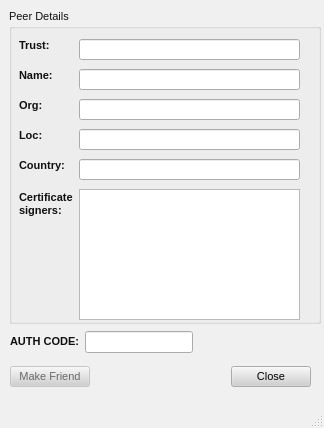
<ui version="4.0" >
 <class>ConnectDialog</class>
 <widget class="QMainWindow" name="ConnectDialog" >
  <property name="geometry" >
   <rect>
    <x>0</x>
    <y>0</y>
    <width>324</width>
    <height>428</height>
   </rect>
  </property>
  <property name="palette" >
   <palette>
    <active>
     <colorrole role="WindowText" >
      <brush brushstyle="SolidPattern" >
       <color alpha="255" >
        <red>16</red>
        <green>16</green>
        <blue>16</blue>
       </color>
      </brush>
     </colorrole>
     <colorrole role="Button" >
      <brush brushstyle="SolidPattern" >
       <color alpha="255" >
        <red>208</red>
        <green>208</green>
        <blue>208</blue>
       </color>
      </brush>
     </colorrole>
     <colorrole role="Light" >
      <brush brushstyle="SolidPattern" >
       <color alpha="255" >
        <red>255</red>
        <green>255</green>
        <blue>255</blue>
       </color>
      </brush>
     </colorrole>
     <colorrole role="Midlight" >
      <brush brushstyle="SolidPattern" >
       <color alpha="255" >
        <red>247</red>
        <green>247</green>
        <blue>247</blue>
       </color>
      </brush>
     </colorrole>
     <colorrole role="Dark" >
      <brush brushstyle="SolidPattern" >
       <color alpha="255" >
        <red>104</red>
        <green>104</green>
        <blue>104</blue>
       </color>
      </brush>
     </colorrole>
     <colorrole role="Mid" >
      <brush brushstyle="SolidPattern" >
       <color alpha="255" >
        <red>160</red>
        <green>160</green>
        <blue>160</blue>
       </color>
      </brush>
     </colorrole>
     <colorrole role="Text" >
      <brush brushstyle="SolidPattern" >
       <color alpha="255" >
        <red>0</red>
        <green>0</green>
        <blue>0</blue>
       </color>
      </brush>
     </colorrole>
     <colorrole role="BrightText" >
      <brush brushstyle="SolidPattern" >
       <color alpha="255" >
        <red>255</red>
        <green>255</green>
        <blue>255</blue>
       </color>
      </brush>
     </colorrole>
     <colorrole role="ButtonText" >
      <brush brushstyle="SolidPattern" >
       <color alpha="255" >
        <red>0</red>
        <green>0</green>
        <blue>0</blue>
       </color>
      </brush>
     </colorrole>
     <colorrole role="Base" >
      <brush brushstyle="SolidPattern" >
       <color alpha="255" >
        <red>255</red>
        <green>255</green>
        <blue>255</blue>
       </color>
      </brush>
     </colorrole>
     <colorrole role="Window" >
      <brush brushstyle="SolidPattern" >
       <color alpha="255" >
        <red>240</red>
        <green>240</green>
        <blue>240</blue>
       </color>
      </brush>
     </colorrole>
     <colorrole role="Shadow" >
      <brush brushstyle="SolidPattern" >
       <color alpha="255" >
        <red>0</red>
        <green>0</green>
        <blue>0</blue>
       </color>
      </brush>
     </colorrole>
     <colorrole role="Highlight" >
      <brush brushstyle="SolidPattern" >
       <color alpha="255" >
        <red>0</red>
        <green>0</green>
        <blue>0</blue>
       </color>
      </brush>
     </colorrole>
     <colorrole role="HighlightedText" >
      <brush brushstyle="SolidPattern" >
       <color alpha="255" >
        <red>255</red>
        <green>255</green>
        <blue>255</blue>
       </color>
      </brush>
     </colorrole>
     <colorrole role="Link" >
      <brush brushstyle="SolidPattern" >
       <color alpha="255" >
        <red>0</red>
        <green>0</green>
        <blue>255</blue>
       </color>
      </brush>
     </colorrole>
     <colorrole role="LinkVisited" >
      <brush brushstyle="SolidPattern" >
       <color alpha="255" >
        <red>255</red>
        <green>0</green>
        <blue>255</blue>
       </color>
      </brush>
     </colorrole>
     <colorrole role="AlternateBase" >
      <brush brushstyle="SolidPattern" >
       <color alpha="255" >
        <red>247</red>
        <green>247</green>
        <blue>247</blue>
       </color>
      </brush>
     </colorrole>
    </active>
    <inactive>
     <colorrole role="WindowText" >
      <brush brushstyle="SolidPattern" >
       <color alpha="255" >
        <red>16</red>
        <green>16</green>
        <blue>16</blue>
       </color>
      </brush>
     </colorrole>
     <colorrole role="Button" >
      <brush brushstyle="SolidPattern" >
       <color alpha="255" >
        <red>208</red>
        <green>208</green>
        <blue>208</blue>
       </color>
      </brush>
     </colorrole>
     <colorrole role="Light" >
      <brush brushstyle="SolidPattern" >
       <color alpha="255" >
        <red>255</red>
        <green>255</green>
        <blue>255</blue>
       </color>
      </brush>
     </colorrole>
     <colorrole role="Midlight" >
      <brush brushstyle="SolidPattern" >
       <color alpha="255" >
        <red>247</red>
        <green>247</green>
        <blue>247</blue>
       </color>
      </brush>
     </colorrole>
     <colorrole role="Dark" >
      <brush brushstyle="SolidPattern" >
       <color alpha="255" >
        <red>104</red>
        <green>104</green>
        <blue>104</blue>
       </color>
      </brush>
     </colorrole>
     <colorrole role="Mid" >
      <brush brushstyle="SolidPattern" >
       <color alpha="255" >
        <red>160</red>
        <green>160</green>
        <blue>160</blue>
       </color>
      </brush>
     </colorrole>
     <colorrole role="Text" >
      <brush brushstyle="SolidPattern" >
       <color alpha="255" >
        <red>0</red>
        <green>0</green>
        <blue>0</blue>
       </color>
      </brush>
     </colorrole>
     <colorrole role="BrightText" >
      <brush brushstyle="SolidPattern" >
       <color alpha="255" >
        <red>255</red>
        <green>255</green>
        <blue>255</blue>
       </color>
      </brush>
     </colorrole>
     <colorrole role="ButtonText" >
      <brush brushstyle="SolidPattern" >
       <color alpha="255" >
        <red>0</red>
        <green>0</green>
        <blue>0</blue>
       </color>
      </brush>
     </colorrole>
     <colorrole role="Base" >
      <brush brushstyle="SolidPattern" >
       <color alpha="255" >
        <red>255</red>
        <green>255</green>
        <blue>255</blue>
       </color>
      </brush>
     </colorrole>
     <colorrole role="Window" >
      <brush brushstyle="SolidPattern" >
       <color alpha="255" >
        <red>240</red>
        <green>240</green>
        <blue>240</blue>
       </color>
      </brush>
     </colorrole>
     <colorrole role="Shadow" >
      <brush brushstyle="SolidPattern" >
       <color alpha="255" >
        <red>0</red>
        <green>0</green>
        <blue>0</blue>
       </color>
      </brush>
     </colorrole>
     <colorrole role="Highlight" >
      <brush brushstyle="SolidPattern" >
       <color alpha="255" >
        <red>0</red>
        <green>0</green>
        <blue>0</blue>
       </color>
      </brush>
     </colorrole>
     <colorrole role="HighlightedText" >
      <brush brushstyle="SolidPattern" >
       <color alpha="255" >
        <red>255</red>
        <green>255</green>
        <blue>255</blue>
       </color>
      </brush>
     </colorrole>
     <colorrole role="Link" >
      <brush brushstyle="SolidPattern" >
       <color alpha="255" >
        <red>0</red>
        <green>0</green>
        <blue>255</blue>
       </color>
      </brush>
     </colorrole>
     <colorrole role="LinkVisited" >
      <brush brushstyle="SolidPattern" >
       <color alpha="255" >
        <red>255</red>
        <green>0</green>
        <blue>255</blue>
       </color>
      </brush>
     </colorrole>
     <colorrole role="AlternateBase" >
      <brush brushstyle="SolidPattern" >
       <color alpha="255" >
        <red>247</red>
        <green>247</green>
        <blue>247</blue>
       </color>
      </brush>
     </colorrole>
    </inactive>
    <disabled>
     <colorrole role="WindowText" >
      <brush brushstyle="SolidPattern" >
       <color alpha="255" >
        <red>104</red>
        <green>104</green>
        <blue>104</blue>
       </color>
      </brush>
     </colorrole>
     <colorrole role="Button" >
      <brush brushstyle="SolidPattern" >
       <color alpha="255" >
        <red>208</red>
        <green>208</green>
        <blue>208</blue>
       </color>
      </brush>
     </colorrole>
     <colorrole role="Light" >
      <brush brushstyle="SolidPattern" >
       <color alpha="255" >
        <red>255</red>
        <green>255</green>
        <blue>255</blue>
       </color>
      </brush>
     </colorrole>
     <colorrole role="Midlight" >
      <brush brushstyle="SolidPattern" >
       <color alpha="255" >
        <red>247</red>
        <green>247</green>
        <blue>247</blue>
       </color>
      </brush>
     </colorrole>
     <colorrole role="Dark" >
      <brush brushstyle="SolidPattern" >
       <color alpha="255" >
        <red>104</red>
        <green>104</green>
        <blue>104</blue>
       </color>
      </brush>
     </colorrole>
     <colorrole role="Mid" >
      <brush brushstyle="SolidPattern" >
       <color alpha="255" >
        <red>160</red>
        <green>160</green>
        <blue>160</blue>
       </color>
      </brush>
     </colorrole>
     <colorrole role="Text" >
      <brush brushstyle="SolidPattern" >
       <color alpha="255" >
        <red>104</red>
        <green>104</green>
        <blue>104</blue>
       </color>
      </brush>
     </colorrole>
     <colorrole role="BrightText" >
      <brush brushstyle="SolidPattern" >
       <color alpha="255" >
        <red>255</red>
        <green>255</green>
        <blue>255</blue>
       </color>
      </brush>
     </colorrole>
     <colorrole role="ButtonText" >
      <brush brushstyle="SolidPattern" >
       <color alpha="255" >
        <red>104</red>
        <green>104</green>
        <blue>104</blue>
       </color>
      </brush>
     </colorrole>
     <colorrole role="Base" >
      <brush brushstyle="SolidPattern" >
       <color alpha="255" >
        <red>240</red>
        <green>240</green>
        <blue>240</blue>
       </color>
      </brush>
     </colorrole>
     <colorrole role="Window" >
      <brush brushstyle="SolidPattern" >
       <color alpha="255" >
        <red>240</red>
        <green>240</green>
        <blue>240</blue>
       </color>
      </brush>
     </colorrole>
     <colorrole role="Shadow" >
      <brush brushstyle="SolidPattern" >
       <color alpha="255" >
        <red>0</red>
        <green>0</green>
        <blue>0</blue>
       </color>
      </brush>
     </colorrole>
     <colorrole role="Highlight" >
      <brush brushstyle="SolidPattern" >
       <color alpha="255" >
        <red>0</red>
        <green>0</green>
        <blue>0</blue>
       </color>
      </brush>
     </colorrole>
     <colorrole role="HighlightedText" >
      <brush brushstyle="SolidPattern" >
       <color alpha="255" >
        <red>255</red>
        <green>255</green>
        <blue>255</blue>
       </color>
      </brush>
     </colorrole>
     <colorrole role="Link" >
      <brush brushstyle="SolidPattern" >
       <color alpha="255" >
        <red>0</red>
        <green>0</green>
        <blue>255</blue>
       </color>
      </brush>
     </colorrole>
     <colorrole role="LinkVisited" >
      <brush brushstyle="SolidPattern" >
       <color alpha="255" >
        <red>255</red>
        <green>0</green>
        <blue>255</blue>
       </color>
      </brush>
     </colorrole>
     <colorrole role="AlternateBase" >
      <brush brushstyle="SolidPattern" >
       <color alpha="255" >
        <red>247</red>
        <green>247</green>
        <blue>247</blue>
       </color>
      </brush>
     </colorrole>
    </disabled>
   </palette>
  </property>
  <property name="font" >
   <font>
    <family>Arial</family>
    <pointsize>8</pointsize>
    <weight>50</weight>
    <italic>false</italic>
    <bold>false</bold>
    <underline>false</underline>
    <strikeout>false</strikeout>
   </font>
  </property>
  <property name="contextMenuPolicy" >
   <enum>Qt::NoContextMenu</enum>
  </property>
  <property name="windowTitle" >
   <string>Peer Details</string>
  </property>
  <property name="windowIcon" >
   <iconset/>
  </property>
  <widget class="QWidget" name="centralwidget" >
   <widget class="QWidget" name="layoutWidget_2" >
    <property name="geometry" >
     <rect>
      <x>10</x>
      <y>330</y>
      <width>301</width>
      <height>25</height>
     </rect>
    </property>
    <layout class="QGridLayout" >
     <property name="margin" >
      <number>0</number>
     </property>
     <property name="spacing" >
      <number>6</number>
     </property>
     <item row="0" column="0" >
      <widget class="QLabel" name="label_7" >
       <property name="text" >
        <string>&lt;html>&lt;head>&lt;meta name="qrichtext" content="1" />&lt;style type="text/css">
p, li { white-space: pre-wrap; }
&lt;/style>&lt;/head>&lt;body style=" font-family:'MS Shell Dlg 2'; font-size:8.25pt; font-weight:400; font-style:normal; text-decoration:none;">
&lt;p style=" margin-top:0px; margin-bottom:0px; margin-left:0px; margin-right:0px; -qt-block-indent:0; text-indent:0px;">&lt;span style=" font-size:8pt; font-weight:600;">AUTH CODE:&lt;/span>&lt;/p>&lt;/body>&lt;/html></string>
       </property>
      </widget>
     </item>
     <item row="0" column="1" >
      <widget class="QLineEdit" name="Ledit_name" >
       <property name="sizePolicy" >
        <sizepolicy>
         <hsizetype>0</hsizetype>
         <vsizetype>0</vsizetype>
         <horstretch>0</horstretch>
         <verstretch>0</verstretch>
        </sizepolicy>
       </property>
      </widget>
     </item>
     <item row="0" column="2" >
      <spacer>
       <property name="orientation" >
        <enum>Qt::Horizontal</enum>
       </property>
       <property name="sizeType" >
        <enum>QSizePolicy::Expanding</enum>
       </property>
       <property name="sizeHint" >
        <size>
         <width>40</width>
         <height>20</height>
        </size>
       </property>
      </spacer>
     </item>
    </layout>
   </widget>
   <widget class="QWidget" name="layoutWidget" >
    <property name="geometry" >
     <rect>
      <x>10</x>
      <y>360</y>
      <width>301</width>
      <height>33</height>
     </rect>
    </property>
    <layout class="QHBoxLayout" >
     <property name="margin" >
      <number>0</number>
     </property>
     <property name="spacing" >
      <number>6</number>
     </property>
     <item>
      <widget class="QPushButton" name="okButton" >
       <property name="enabled" >
        <bool>false</bool>
       </property>
       <property name="minimumSize" >
        <size>
         <width>77</width>
         <height>0</height>
        </size>
       </property>
       <property name="text" >
        <string>Make Friend</string>
       </property>
      </widget>
     </item>
     <item>
      <spacer>
       <property name="orientation" >
        <enum>Qt::Horizontal</enum>
       </property>
       <property name="sizeHint" >
        <size>
         <width>131</width>
         <height>31</height>
        </size>
       </property>
      </spacer>
     </item>
     <item>
      <widget class="QPushButton" name="cancelButton" >
       <property name="minimumSize" >
        <size>
         <width>77</width>
         <height>0</height>
        </size>
       </property>
       <property name="text" >
        <string>Close</string>
       </property>
      </widget>
     </item>
    </layout>
   </widget>
   <widget class="QGroupBox" name="groupBox" >
    <property name="geometry" >
     <rect>
      <x>9</x>
      <y>9</y>
      <width>312</width>
      <height>315</height>
     </rect>
    </property>
    <property name="title" >
     <string>Peer Details</string>
    </property>
    <widget class="QLabel" name="label_5" >
     <property name="geometry" >
      <rect>
       <x>10</x>
       <y>150</y>
       <width>46</width>
       <height>14</height>
      </rect>
     </property>
     <property name="text" >
      <string>&lt;html>&lt;head>&lt;meta name="qrichtext" content="1" />&lt;style type="text/css">
p, li { white-space: pre-wrap; }
&lt;/style>&lt;/head>&lt;body style=" font-family:'Arial'; font-size:8pt; font-weight:400; font-style:normal; text-decoration:none;">
&lt;p style=" margin-top:0px; margin-bottom:0px; margin-left:0px; margin-right:0px; -qt-block-indent:0; text-indent:0px;">&lt;span style=" font-weight:600;">Country:&lt;/span>&lt;/p>&lt;/body>&lt;/html></string>
     </property>
    </widget>
    <widget class="QLabel" name="label_3" >
     <property name="geometry" >
      <rect>
       <x>10</x>
       <y>90</y>
       <width>46</width>
       <height>14</height>
      </rect>
     </property>
     <property name="text" >
      <string>&lt;html>&lt;head>&lt;meta name="qrichtext" content="1" />&lt;style type="text/css">
p, li { white-space: pre-wrap; }
&lt;/style>&lt;/head>&lt;body style=" font-family:'Arial'; font-size:8pt; font-weight:400; font-style:normal; text-decoration:none;">
&lt;p style=" margin-top:0px; margin-bottom:0px; margin-left:0px; margin-right:0px; -qt-block-indent:0; text-indent:0px;">&lt;span style=" font-weight:600;">Org:&lt;/span>&lt;/p>&lt;/body>&lt;/html></string>
     </property>
    </widget>
    <widget class="QLabel" name="label_2" >
     <property name="geometry" >
      <rect>
       <x>10</x>
       <y>60</y>
       <width>46</width>
       <height>14</height>
      </rect>
     </property>
     <property name="text" >
      <string>&lt;html>&lt;head>&lt;meta name="qrichtext" content="1" />&lt;style type="text/css">
p, li { white-space: pre-wrap; }
&lt;/style>&lt;/head>&lt;body style=" font-family:'Arial'; font-size:8pt; font-weight:400; font-style:normal; text-decoration:none;">
&lt;p style=" margin-top:0px; margin-bottom:0px; margin-left:0px; margin-right:0px; -qt-block-indent:0; text-indent:0px;">&lt;span style=" font-weight:600;">Name:&lt;/span>&lt;/p>&lt;/body>&lt;/html></string>
     </property>
    </widget>
    <widget class="QLabel" name="label" >
     <property name="geometry" >
      <rect>
       <x>10</x>
       <y>30</y>
       <width>46</width>
       <height>14</height>
      </rect>
     </property>
     <property name="text" >
      <string>&lt;html>&lt;head>&lt;meta name="qrichtext" content="1" />&lt;style type="text/css">
p, li { white-space: pre-wrap; }
&lt;/style>&lt;/head>&lt;body style=" font-family:'Arial'; font-size:8pt; font-weight:400; font-style:normal; text-decoration:none;">
&lt;p style=" margin-top:0px; margin-bottom:0px; margin-left:0px; margin-right:0px; -qt-block-indent:0; text-indent:0px;">&lt;span style=" font-weight:600;">Trust:&lt;/span>&lt;/p>&lt;/body>&lt;/html></string>
     </property>
    </widget>
    <widget class="QLabel" name="label_4" >
     <property name="geometry" >
      <rect>
       <x>10</x>
       <y>120</y>
       <width>46</width>
       <height>14</height>
      </rect>
     </property>
     <property name="text" >
      <string>&lt;html>&lt;head>&lt;meta name="qrichtext" content="1" />&lt;style type="text/css">
p, li { white-space: pre-wrap; }
&lt;/style>&lt;/head>&lt;body style=" font-family:'Arial'; font-size:8pt; font-weight:400; font-style:normal; text-decoration:none;">
&lt;p style=" margin-top:0px; margin-bottom:0px; margin-left:0px; margin-right:0px; -qt-block-indent:0; text-indent:0px;">&lt;span style=" font-weight:600;">Loc:&lt;/span>&lt;/p>&lt;/body>&lt;/html></string>
     </property>
    </widget>
    <widget class="QLabel" name="label_6" >
     <property name="geometry" >
      <rect>
       <x>10</x>
       <y>180</y>
       <width>57</width>
       <height>31</height>
      </rect>
     </property>
     <property name="text" >
      <string>&lt;html>&lt;head>&lt;meta name="qrichtext" content="1" />&lt;style type="text/css">
p, li { white-space: pre-wrap; }
&lt;/style>&lt;/head>&lt;body style=" font-family:'Arial'; font-size:8pt; font-weight:400; font-style:normal; text-decoration:none;">
&lt;p style=" margin-top:0px; margin-bottom:0px; margin-left:0px; margin-right:0px; -qt-block-indent:0; text-indent:0px;">&lt;span style=" font-weight:600;">Certificate&lt;/span>&lt;/p>
&lt;p style=" margin-top:0px; margin-bottom:0px; margin-left:0px; margin-right:0px; -qt-block-indent:0; text-indent:0px; font-weight:600;">signers:&lt;/p>&lt;/body>&lt;/html></string>
     </property>
    </widget>
    <widget class="QLineEdit" name="country" >
     <property name="geometry" >
      <rect>
       <x>70</x>
       <y>150</y>
       <width>221</width>
       <height>21</height>
      </rect>
     </property>
     <property name="readOnly" >
      <bool>true</bool>
     </property>
    </widget>
    <widget class="QLineEdit" name="loc" >
     <property name="geometry" >
      <rect>
       <x>70</x>
       <y>120</y>
       <width>221</width>
       <height>21</height>
      </rect>
     </property>
     <property name="readOnly" >
      <bool>true</bool>
     </property>
    </widget>
    <widget class="QLineEdit" name="org" >
     <property name="geometry" >
      <rect>
       <x>70</x>
       <y>90</y>
       <width>221</width>
       <height>21</height>
      </rect>
     </property>
     <property name="readOnly" >
      <bool>true</bool>
     </property>
    </widget>
    <widget class="QLineEdit" name="name" >
     <property name="geometry" >
      <rect>
       <x>70</x>
       <y>60</y>
       <width>221</width>
       <height>21</height>
      </rect>
     </property>
     <property name="readOnly" >
      <bool>true</bool>
     </property>
    </widget>
    <widget class="QLineEdit" name="trust" >
     <property name="geometry" >
      <rect>
       <x>70</x>
       <y>30</y>
       <width>221</width>
       <height>21</height>
      </rect>
     </property>
     <property name="readOnly" >
      <bool>true</bool>
     </property>
    </widget>
    <widget class="QTextBrowser" name="signers" >
     <property name="geometry" >
      <rect>
       <x>70</x>
       <y>180</y>
       <width>221</width>
       <height>131</height>
      </rect>
     </property>
    </widget>
   </widget>
  </widget>
  <widget class="QStatusBar" name="statusbar" />
 </widget>
 <resources>
  <include location="../images.qrc" />
 </resources>
 <connections/>
</ui>
